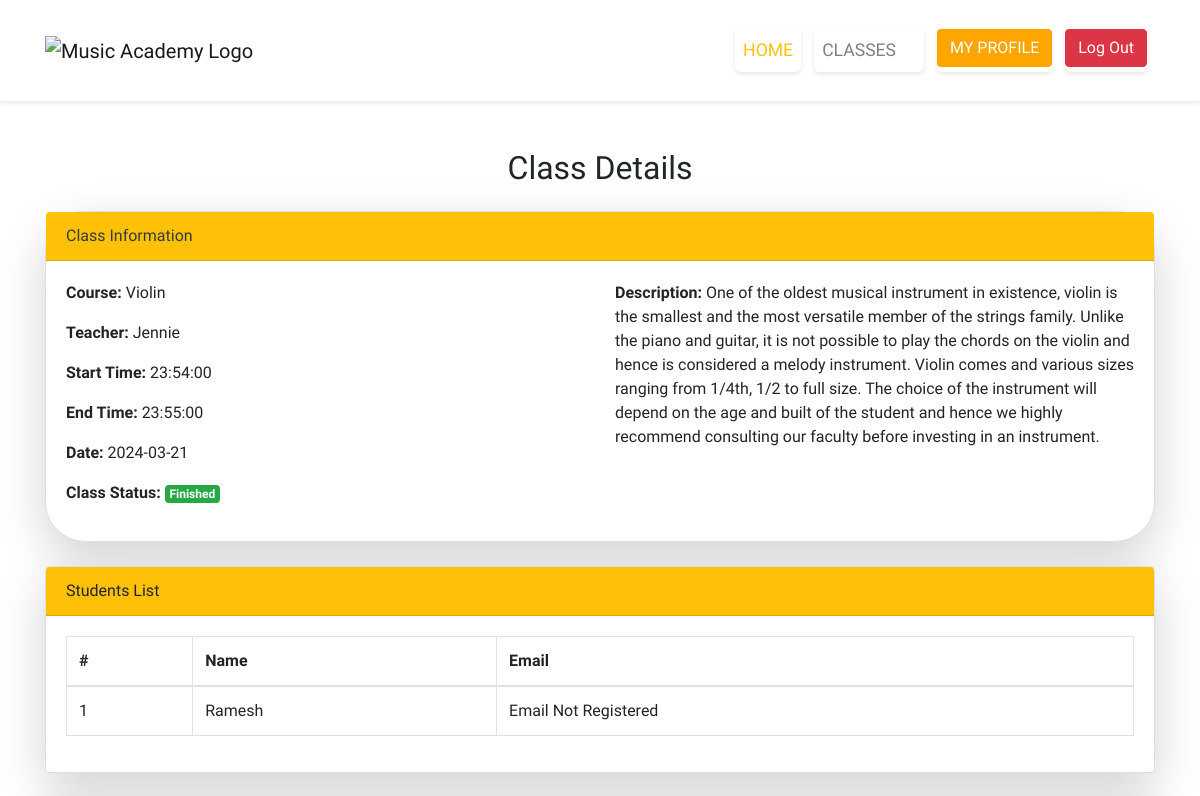
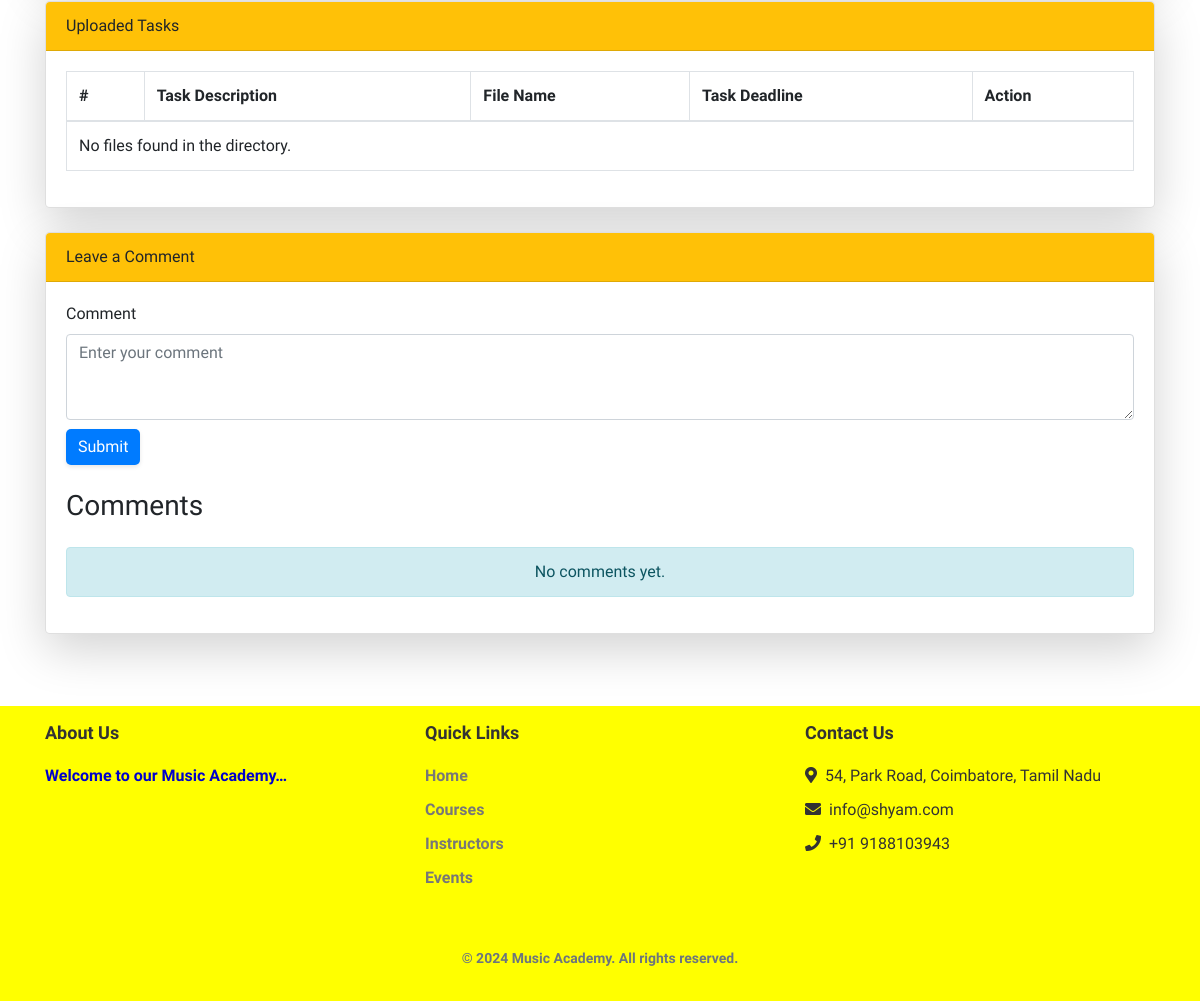
The page /class_details.php?class_id=21 (signed in) on the database its author committed (2 pictures, top to bottom).
### tables this page shows
CREATE TABLE `classes` (
  `class_id` int(11) NOT NULL,
  `course_parent_id` int(11) NOT NULL,
  `user_parent_id` int(11) NOT NULL,
  `sched_start_time` time NOT NULL,
  `sched_end_time` time NOT NULL,
  `date_of_class` date NOT NULL,
  `created_at` timestamp NOT NULL DEFAULT current_timestamp(),
  `updated_at` timestamp NOT NULL DEFAULT current_timestamp(),
  `actual_start_time` datetime DEFAULT NULL,
  `actual_end_time` datetime DEFAULT NULL,
  `class_status` enum('Upcoming','Ongoing','Finished','Cancelled') NOT NULL
);

CREATE TABLE `courses` (
  `course_id` int(11) NOT NULL,
  `course_name` varchar(255) NOT NULL,
  `course_desc` longtext NOT NULL,
  `course_img` varchar(255) NOT NULL,
  `course_icon` varchar(255) NOT NULL,
  `course_status` enum('Active','Inactive') NOT NULL
);

CREATE TABLE `users` (
  `user_id` int(11) NOT NULL,
  `user_name` varchar(255) NOT NULL,
  `user_password` varchar(255) NOT NULL,
  `user_type` enum('Student','Teacher','None') NOT NULL DEFAULT 'None',
  `user_status` enum('Active','Inactive') NOT NULL
);

### class_details.php (the view, shortened to what this page needs)
<?php
require_once 'includes/header.php';
require_once 'includes/config.php';
if (isset($_GET['class_id'])) {
    $class_id = $_GET['class_id'];
$sql = "SELECT ti.*,
        c.course_name,
        c.course_desc,
        us.user_name AS teacher_name,
        cr.class_room_id,
        cr.user_parent_id AS student_id,
        stu.user_name AS student_name,
        s.email AS student_email,
        cr.attendance AS attendance_status
    FROM classes ti
    LEFT JOIN courses c ON ti.course_parent_id = c.course_id
    LEFT JOIN users us ON ti.user_parent_id = us.user_id
    LEFT JOIN class_rooms cr ON ti.class_id = cr.class_parent_id
    LEFT JOIN users stu ON cr.user_parent_id = stu.user_id
    LEFT JOIN students s ON stu.user_id = s.user_parent_id
    WHERE ti.class_id = :class_id";
    $stmt = $db->prepare($sql);
    $stmt->bindParam(':class_id', $class_id);
    $stmt->execute();
    $data = $stmt->fetchAll(PDO::FETCH_ASSOC);
    if ($data) {
        $row = $data[0];
        $course_name = $row['course_name'];
        $course_desc = $row['course_desc'];
        $teacher_name = $row['teacher_name'];
        $sched_start_time = $row['sched_start_time'];
        $sched_end_time = $row['sched_end_time'];
        $date_of_class = $row['date_of_class'];
        $class_status = $row['class_status'];
        $students = [];
        foreach ($data as $student) {
            if (!is_null($student['student_name']) && !is_null($student['class_room_id'])) {
                $students[] = [
                    'class_room_id' => $student['class_room_id'],
                    'name' => $student['student_name'],
                    'email' => $student['student_email'],
                    'attendance_status' => $student['attendance_status']
                ];
            }
        }
    } else {
        $students = [];
        echo "No class found for the provided ID.";
        exit();
    }
} else {
    echo "Class ID is not provided.";
    exit();
}
?>
<main class="custom-main">
    <div class="container mt-5">
        <h2 class="text-center mb-4">Class Details</h2>
        <div class="card mb-4 border-1 shadow-lg" style="border-radius: 40px;">
            <div class="card-header bg-warning text-dark rounded-top">
                Class Information
            </div>
            <div class="card-body">
                <div class="row">
                    <div class="col-md-6">
                        <p><strong>Course:</strong> <?php echo $course_name; ?></p>
                        <p><strong>Teacher:</strong> <?php echo $teacher_name; ?></p>
                        <p><strong>Start Time:</strong> <?php echo $sched_start_time; ?></p>
                        <p><strong>End Time:</strong> <?php echo $sched_end_time; ?></p>
                        <p><strong>Date:</strong> <?php echo $date_of_class; ?></p>
                        <p><strong>Class Status:</strong> <span class="badge badge-success"><?php echo $class_status; ?></span></p>
                    </div>
                    <div class="col-md-6">
                        <p><strong>Description:</strong> <?php echo $course_desc; ?></p>
                    </div>
                </div>
            </div>
        </div>
        <div class="card mb-4 border-1 rounded-lg shadow-lg">
            <div class="card-header bg-warning text-black rounded-top">
                Students List
            </div>
            <div class="card-body">
                <div class="table-responsive">
                    <table class="table table-bordered">
                        <thead>
                            <tr>
                                <th>#</th>
                                <th>Name</th>
                                <th>Email</th>
                            </tr>
                        </thead>
                    <?php if (!empty($students)) { ?>
                        <tbody>
                        <?php
                            $count = 1;
                            foreach ($students as $student) {
                                echo "<tr>";
                                echo "<td>" . $count . "</td>";
                                echo "<td>" . $student['name'] . "</td>";
                                echo "<td>" . ($student['email'] ? $student['email'] : "Email Not Registered") . "</td>";
                                echo "</tr>";
                                $count++;
                            }
                        ?>
                        </tbody>
                    <?php } ?>
                    </table>
                </div>
            </div>
        </div>
            <div class="card mb-4 border-1 rounded-lg shadow-lg" id="uploadedTasksContainer">
                <div class="card-header bg-warning text-black rounded-top">
                    Uploaded Tasks
                </div>
                <div class="card-body">
                    <div class="table-responsive">
                        <table class="table table-bordered">
                            <thead>
                                <tr>
                                    <th>#</th>
                                    <th>Task Description</th>
                                    <th>File Name</th>
                                    <th>Task Deadline</th>
                                    <th>Action</th>
                                </tr>
                            </thead>
                            <tbody>
                            <?php
                            $directory = "/opt/lampp/htdocs/music_academy/admin/getForms/uploads/";
                            if (is_dir($directory)) {
                                $course_parent_id = $row['course_parent_id'];
                                $sql = "SELECT task_id, task_desc, task_deadline, task_file FROM class_tasks WHERE date_parent_id = :class_id AND course_parent_id = :course_id";
                                $stmt = $db->prepare($sql);
                                $stmt->bindParam(':class_id', $class_id);
                                $stmt->bindParam(':course_id', $course_parent_id);
                                $stmt->execute();
                                $tasks = $stmt->fetchAll(PDO::FETCH_ASSOC);
                                if ($tasks) {
                                    $count = 1;
                                    foreach ($tasks as $task) {
                                        echo "<tr>";
                                        echo "<td>" . $count . "</td>";
                                        echo "<td>" . $task['task_desc'] . "</td>";
                                        $task_file = $task['task_file'];
                                        $file_path = $directory . $task_file;
                                        echo "<td>";
                                        if ($task_file && file_exists($file_path)) {
                                            echo $task_file;
                                        } else {
                                            echo "No File Found";
                                        }
                                        echo "</td>";
                                        echo "<td>" . $task['task_deadline'] . "</td>";
                                        echo "<td>";
                                        if ($task_file && file_exists($file_path)) {
                                            echo "<a href='/music_academy/admin/getForms/uploads/" . $task_file . "' download><button class='btn btn-primary btn-sm'>Download</button></a><span>&nbsp;</span>";
                                        }
                                        if ($_SESSION['user_type'] == 'Student') {
                                            echo "<a href='submit_task.php?task_id=" . $task['task_id'] . "&class_id=" . $class_id . "' class='btn btn-success btn-sm submit-tsk'>Submit Task</a>";
                                        }
                                        if ($_SESSION['user_type'] == 'Teacher') {
                                            echo "<button class='btn btn-warning btn-sm edit-tsk'>Edit Task</button>";
                                            echo "<span>&nbsp;</span><button class='btn btn-danger btn-sm delete-tsk'>Delete Task</button>";
                                            echo "<span>&nbsp;</span><button class='btn btn-success btn-sm view-tsk'>View Task</button>";
                                            echo "<td style='display: none;'><input type='hidden' class='task_id' value='" . $task['task_id'] . "'></td>";
                                        }
                                        echo "</td>";
                                        echo "</tr>";
                                        $count++;
                                    }
                                } else {
                                    echo "<tbody><tr><td colspan='5'><div class='alert alert-info text-center' role='alert'>No Tasks Assigned</div></td></tr></tbody>";
                                }
                            } else {
                                echo "<tr><td colspan='5'>No files found in the directory.</td></tr>";
                            }
                            ?>
                            </tbody>
                        </table>
                    </div>
                </div>
            </div>
            <?php
                $comment_query = "SELECT u.user_name, cc.comment, cc.created_at FROM class_comments cc
                                INNER JOIN users u ON cc.user_parent_id = u.user_id
                                WHERE cc.class_parent_id = :class_id
                                ORDER BY cc.created_at DESC";
                $comment_stmt = $db->prepare($comment_query);
                $comment_stmt->bindParam(':class_id', $class_id);
                $comment_stmt->execute();
                $comments = $comment_stmt->fetchAll(PDO::FETCH_ASSOC);
            ?>
            <div class="card mb-4 border-1 rounded-lg shadow-lg">
                <div class="card-header bg-warning text-black rounded-top">
                    Leave a Comment
                </div>
                <div class="card-body">
                    <form id="class-comment" method="post">
                        <div class="form-group">
                            <label for="comment">Comment</label>
                            <textarea class="form-control" id="comment" name="comment" rows="3" placeholder="Enter your comment"></textarea>
                        </div>
                        <button type="submit" class="btn btn-primary" id="submit-comment">Submit</button>
                    </form>
                    <span>&nbsp;</span><h3>Comments</h3>
                    <div class="mt-4">
                        <?php if (!empty($comments)) { ?>
                            <?php foreach ($comments as $comment) : ?>
                                <p><strong><?php echo $comment['user_name']; ?></strong> - <?php echo date('jS F Y, h:i A', strtotime($comment['created_at'])); ?></p>
                                <p><?php echo $comment['comment']; ?></p>
                                <hr>
                            <?php endforeach; ?>
                        <?php } else { ?>
                            <div class="alert alert-info text-center no-comments" role="alert">
                                No comments yet.
                            </div>
                        <?php } ?>
                    </div>
                </div>
            </div>
        </div>
    </main>
    <span>&nbsp;</span>
<?php require_once 'includes/footer.php'; ?>

### styles/style.css (style rules this page uses)
.btn-primary, .btn-success { border: none; outline: none; box-shadow: 0 2px 4px rgba(0, 0, 0, 0.1); border-radius: 5px; transition: transform 0.3s ease, box-shadow 0.3s ease; }
.form-group { position: relative; margin-bottom: 9px; }
.custom-body { display: flex; flex-direction: column; min-height: 100vh; font-family: 'Didact Gothic', sans-serif; }
.custom-main { flex: 1; }

### rows shown on the page
classes: courses.course_name "Violin", users.user_name "Jennie", sched_start_time "23:54:00", sched_end_time "23:55:00", date_of_class "2024-03-21", class_status "Finished", courses.course_desc "One of the oldest musical instrument in existence, violin is the smallest and the most versatile member of the strings family. Unlike the piano and guitar, it is not possible to play the chords on the violin and hence is considered a melody instrument. Violin comes and various sizes ranging from 1/4th, 1/2 to full size. The choice of the instrument will depend on the age and built of the student and hence we highly recommend consulting our faculty before investing in an instrument.", users.user_name "Ramesh"
